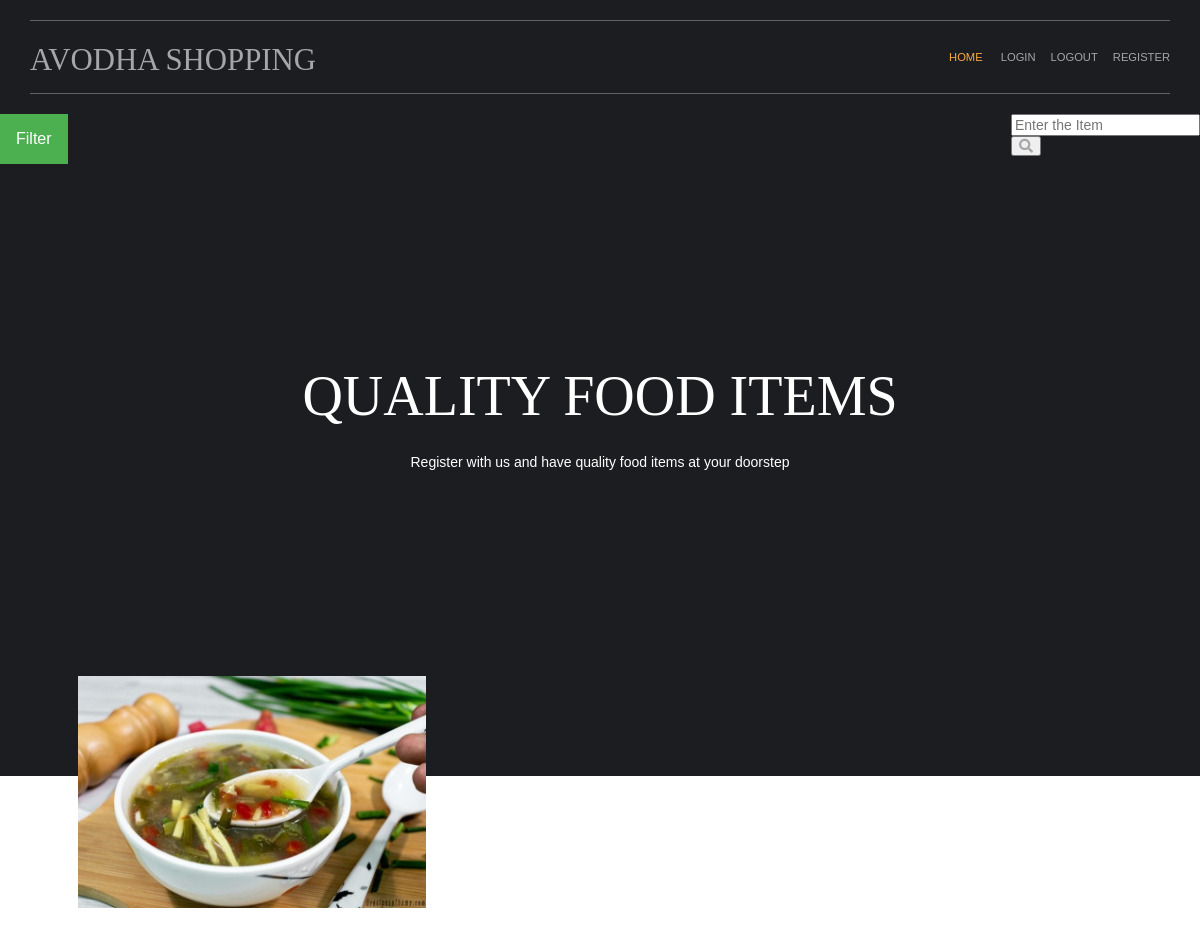
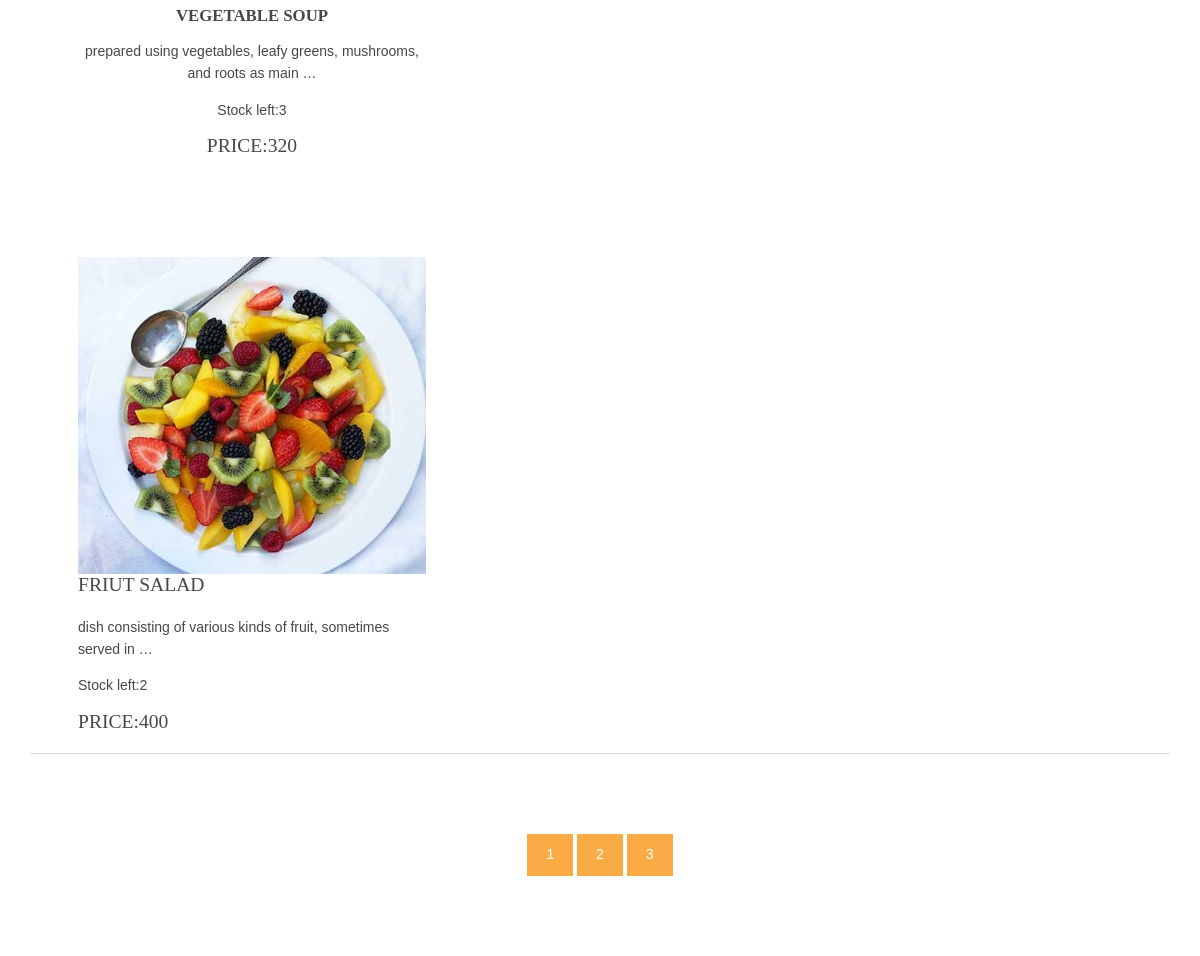
The page / on the database its author committed (2 pictures, top to bottom).
### shop/models.py (models this page shows, shortened)
class Products(models.Model):
    name=models.CharField(max_length=100, unique=True)
    slug=models.SlugField(max_length=100, unique=True)
    img=models.ImageField(upload_to='product')
    desc=models.TextField()
    stock=models.IntegerField()
    available=models.BooleanField()
    price=models.IntegerField()
    category=models.ForeignKey(categ, on_delete=models.CASCADE)
    def get_url(self):
        return reverse('details',args=[self.category.slug, self.slug])

### shop/views.py (the view)
# urls.py: 2. Add a URL to urlpatterns:  path('', views.home, name='home')
def home(request, c_slug=None):
    c_page=None
    prodt=None
    if c_slug!=None:
        c_page=get_object_or_404(categ, slug=c_slug)
        prodt=Products.objects.filter(category=c_page,available=True)
    else:
        prodt=Products.objects.all().filter(available= True)
    cat=categ.objects.all()
    paginator=Paginator(prodt,2)
    try:
        page=int(request.GET.get('page','1'))
    except:
        page=1
    try:
        pro=paginator.page(page)
    except(EmptyPage,InvalidPage):
        pro=paginator.page(paginator.num_pages)
    return render(request, 'index.html',{'pr':prodt,'ct':cat,'pg':pro})

### shop/models.py (called while the page is built)
    def get_url(self):
        return reverse('prod_cat',args=[self.slug])

### Templates/index.html (shortened to what this page needs)
{% extends 'Base.html' %}
{% load static %}
{% block content %}
<!DOCTYPE html>
<html lang="">
<head>
<link href="{% static 'HM/layout/styles/layout.css' %}" rel="stylesheet" type="text/css" media="all">
</head>
<body id="top">
<div class="fl_right">
        <ul class="nospace">
          <li id="searchform">
            <div>
              <form action="{% url 'search' %}" method="get">
                <fieldset>
                  <input type="text" placeholder="Enter the Item" name="q">
                  <button type="submit"><i class="fas fa-search"></i></button>
                </fieldset>
              </form>
            </div>
          </li>
        </ul>
      </div>
  <div class="dropdown">
  <button class="dropbtn">Filter</button>
</div>
  <div id="pageintro" class="hoc clear">
    <article>
      <h3 class="heading">Quality Food Items</h3>
      <p>Register with us and have quality food items at your doorstep</p>
    </article>
  </div>
</div>
<div class="wrapper row3">
  <main class="hoc container clear">
    <section id="introblocks">
      <ul class="nospace group btmspace-80">
        {% for i in pg %}
        <li class="one_third">
          <figure><a class="img-over" href={{i.get_url}}><img src="{{i.img.url}}" alt=""></a>
            <figcaption>
              <h6 class="heading">{{i.name}}</h6>
              <p>{{i.desc|truncatewords:10}}</p>
              <p>Stock left:{{i.stock}}</p>
              <p><h5>Price:{{i.price}}</h5></p>
            </figcaption>
          </figure>
        </li>
      </ul>
    </section>
    {% endfor %}
    <hr class="btmspace-80">
    <center>
      {% for p in pg.paginator.page_range %}
        <a href="?page={{p}}" class="btn btn-light btn-sm {% if pg.number == p %} active {% endif %}">{{p}}</a>
      {% endfor %}
    </center>
</body>
</html>
{% endblock %}

### Templates/Base.html (shortened to what this page needs)
{% load static %}
<html lang="">
<head>
<link href="{% static 'HM/layout/styles/layout.css' %}" rel="stylesheet" type="text/css" media="all">
</head>
<body id="top">
  <div class="wrapper row0">
    <div id="topbar" class="hoc clear">
  <div class="wrapper row1">
    <header id="header" class="hoc clear">
      <div id="logo" class="fl_left">
        <h1><a href="/">AVODHA SHOPPING</a></h1>
      </div>
      <nav id="mainav" class="fl_right">
        <ul class="clear">
          <li class="active"><a href="/">Home</a></li>
          <li><a class="active" href="#">Login</a>
          <li><a class="active" href="#">Logout</a>
          <li><a class="active" href="#">Register</a>
          </li>
      </nav>
    </header>
  </div>
</div>
{% block content %}
{% endblock %}
</body>
</html>

### static/HM/layout/styles/layout.css (style rules this page uses)
.row1 { border:solid; border-width:1px 0; }
#topbar { padding:20px 0; font-size:.8rem; text-transform:uppercase; }
#topbar ul li { display:inline-block; margin-right:15px; }
#topbar ul li:last-child { margin-right:0; padding-right:0; border-right:none; }
#header #logo { margin:22px 0 0 0; }
#header #logo h1 { margin:0; padding:0; font-size:2.2rem; text-transform:uppercase; }
#pageintro { padding:200px 0 300px; }
#pageintro article, #pageintro article p { display:block; max-width:75%; margin:0 auto; text-align:center; }
#pageintro article p { max-width:65%; line-height:2rem; }
#pageintro .heading { margin-bottom:20px; font-size:4rem; }
.container { padding:80px 0; }
#introblocks { display:block; position:relative; margin:-180px 0 0 0; z-index:1; text-align:center; }
#introblocks figure figcaption { display:block; padding:30px 0 0 0; text-align:center; }
#introblocks figure figcaption .heading { font-size:1.2rem; font-weight:700; margin-bottom:0; }
*, *::before, *::after { transition:all .3s ease-in-out; }
nav ul, nav ol { margin:0; padding:0; list-style:none; }
#mainav, #breadcrumb, .sidebar nav { line-height:normal; }
#mainav ul { text-transform:uppercase; }
#mainav li { display:inline-block; position:relative; margin:0 15px 0 0; padding:0; }
#mainav li:last-child { margin-right:0; }
#mainav li a { display:block; padding:30px 0; }
body { color:#A5A6AA; background-color:#1C1D21; }
a { color:#FBAB45; }
hr, .borderedbox { border-color:#D7D7D7; }
.btn, .btn.inverse:hover { color:#FFFFFF; background-color:#FBAB45; border-color:#FBAB45; }
.row1 { border-color:rgba(255,255,255,.3); }
.row3 { color:#474747; background-color:#FFFFFF; }
#header #logo h1 a { color:inherit; }
#pageintro { color:#FFFFFF; }
#mainav li a { color:inherit; }
#mainav .active a, #mainav a:hover, #mainav li:hover > a { color:#FBAB45; background-color:inherit; }
@media screen and (min-width:1140px) { .hoc { max-width:1140px; } }

### static/HM/layout/styles/framework.css (style rules this page uses)
html { overflow-y:scroll; overflow-x:hidden; }
html, body { margin:0; padding:0; font-size:14px; line-height:1.6em; }
*, *::before, *::after { box-sizing:border-box; }
.nospace { margin:0; padding:0; list-style:none; }
.btn { display:inline-block; padding:8px 18px 10px; text-transform:uppercase; border:1px solid; }
.clear, .group { display:block; }
.clear::before, .clear::after, .group::before, .group::after { display:table; content:""; }
.clear, .clear::after, .group, .group::after { clear:both; }
a { outline:none; text-decoration:none; }
.fl_left, .imgl { float:left; }
.fl_right, .imgr { float:right; }
img { width:auto; max-width:100%; height:auto; margin:0; padding:0; border:none; line-height:normal; vertical-align:middle; }
body, input, textarea, select { font-family:Verdana, Geneva, sans-serif; }
h1, h2, h3, h4, h5, h6, .heading { font-family:Georgia, "Times New Roman", Times, serif; }
form, fieldset, legend { margin:0; padding:0; border:none; }
label, input, textarea, select, button { display:block; resize:none; outline:none; color:inherit; font-size:inherit; font-family:inherit; vertical-align:middle; }
::placeholder { opacity:1; }
h1, h2, h3, h4, h5, h6, .heading { margin:0 0 20px 0; font-size:1.4rem; line-height:normal; font-weight:normal; text-transform:uppercase; }
hr { display:block; width:100%; height:1px; border:solid; border-width:1px 0 0 0; }
.wrapper { display:block; position:relative; width:100%; margin:0; padding:0; text-align:left; word-wrap:break-word; }
.hoc { display:block; margin:0 auto; }
address, article, aside, figcaption, figure, footer, header, main, nav, section { display:block; margin:0; padding:0; }
.one_half, .one_third, .two_third, .one_quarter, .two_quarter, .three_quarter { display:inline-block; float:left; margin:0 0 0 4.21052%; list-style:none; }
.one_third { width:30.52631%; }
.btmspace-80 { margin-bottom:80px; }

### Templates/index.html (style rules this page uses)
.dropbtn { background-color: #4CAF50; color: white; padding: 16px; font-size: 16px; border: none; cursor: pointer; }
.dropdown { position: relative; display: inline-block; }

### rows shown on the page
Products: img (picture), name "VEGETABLE SOUP", desc "prepared using vegetables, leafy greens, mushrooms, and roots as main …", stock "3", price "320"
Products: img (picture), name "FRIUT SALAD", desc "dish consisting of various kinds of fruit, sometimes served in …", stock "2", price "400"

### other values the page prints
{{ p }} "1" "2" "3"
